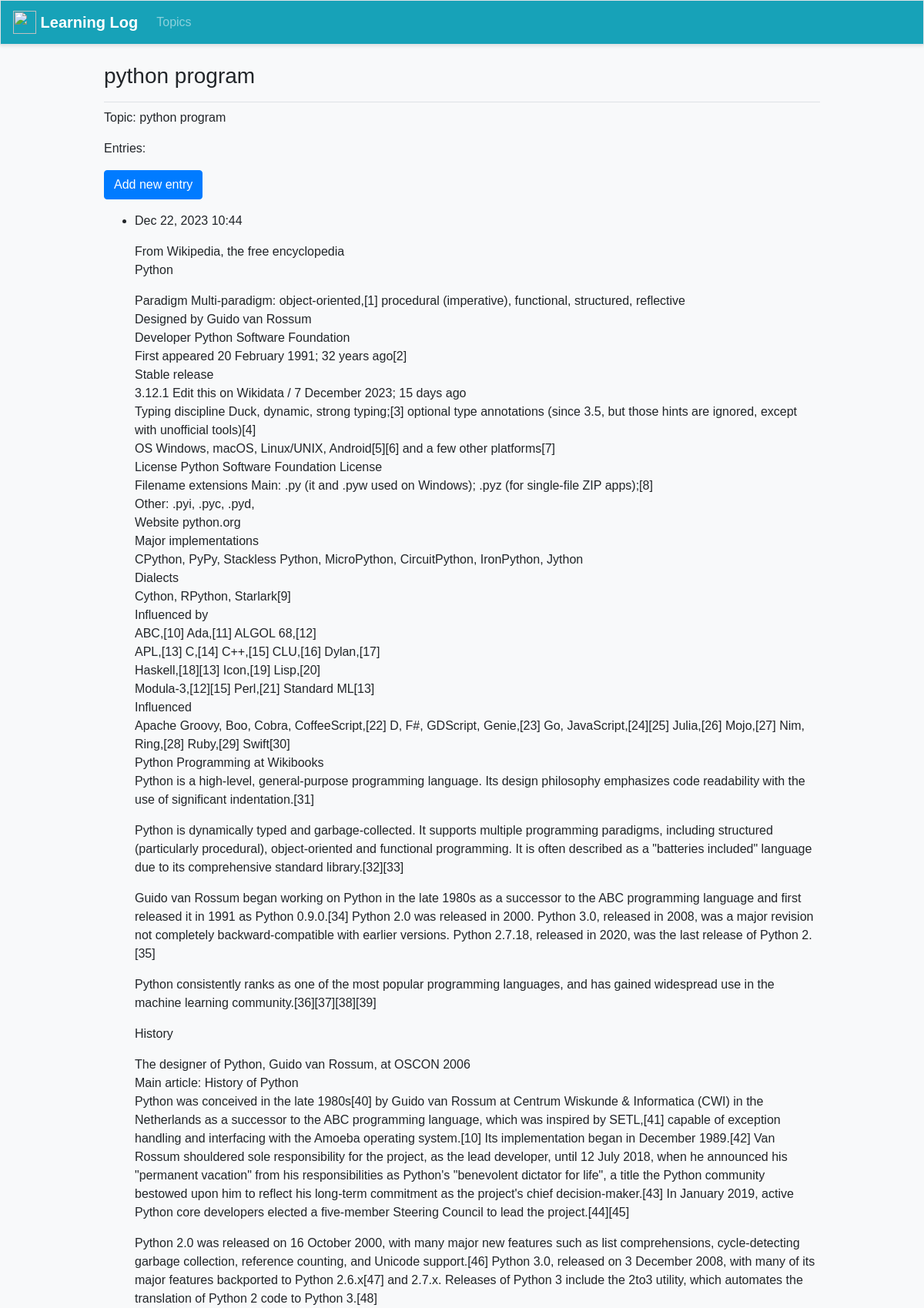
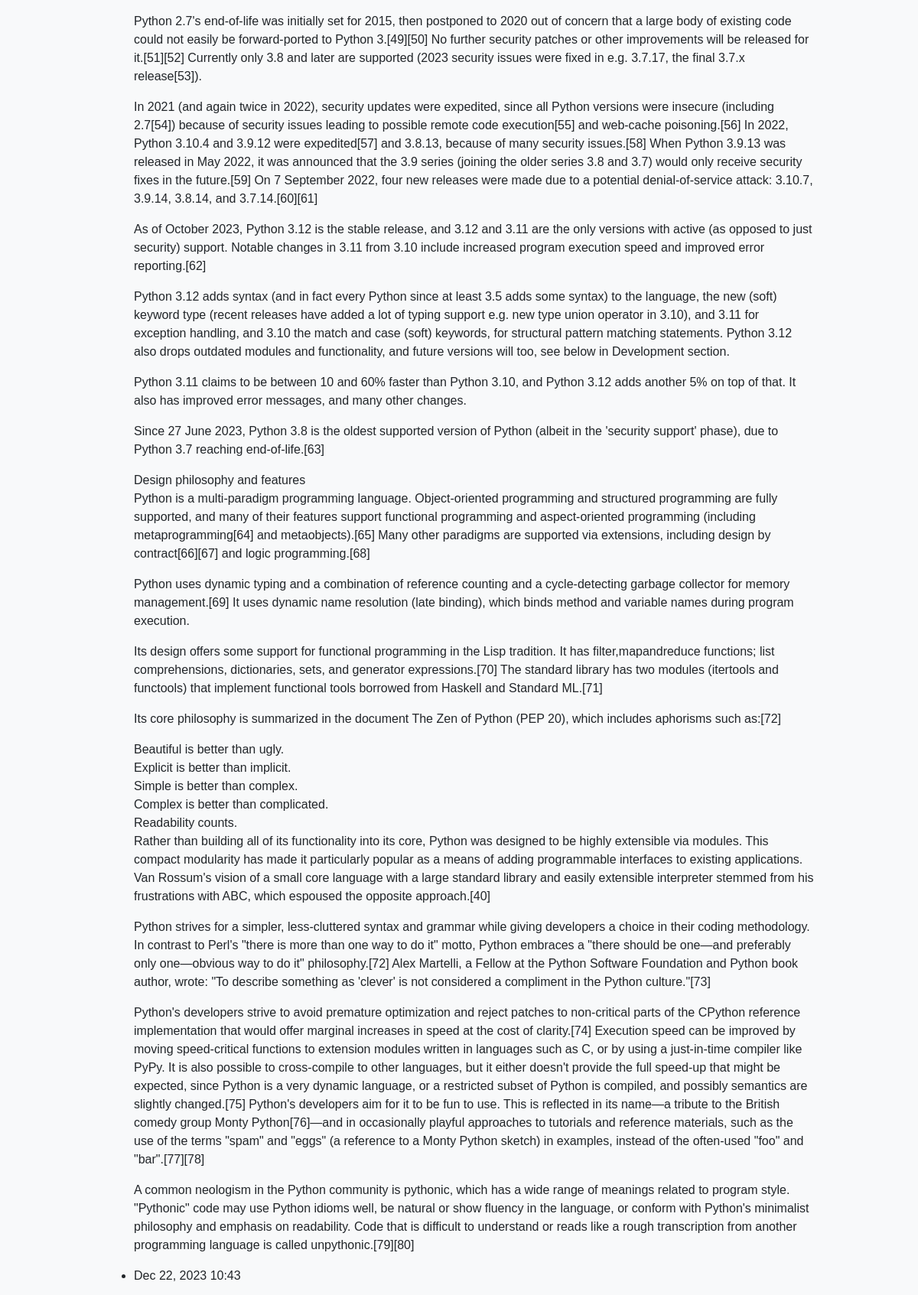
/topics/1/ (upper part), run on the app's committed database (2 pictures, top to bottom).
### learning_logs/models.py (models this page shows, shortened)
class Topic(models.Model):
    text = models.CharField(max_length=200)
    date_added = models.DateTimeField(auto_now_add=True)
    def __str__(self):
        return self.text

class Entry(models.Model):
    topic = models.ForeignKey(Topic, on_delete=models.CASCADE)
    text = models.TextField()
    date_added = models.DateTimeField(auto_now_add=True)
    class Meta:
        verbose_name_plural = 'entries'

### learning_logs/views.py (the view)
# urls.py: path('topics/<int:topic_id>/', views.topic, name='topic'),
def topic(request, topic_id):
    topic = Topic.objects.get(id=topic_id)
    entries = topic.entry_set.order_by('-date_added')
    context = {'topic': topic, 'entries': entries}
    return render(request, 'learning_logs/topic.html', context)

### learning_logs/templates/learning_logs/topic.html
{% extends 'learning_logs/base.html' %}
{% block page_header %}
    <h3>{{topic}}</h3>
{% endblock page_header %}
{% block content %}
    <p>Topic: {{ topic }}</p>
    <p>Entries:</p>
    <p>
        <a href="{% url 'learning_logs:new_entry' topic_id %}" class="btn btn-primary">
            Add new entry</a>
    </p>
    <ul>
        {% for entry in entries %}
            <li>
                <p>{{ entry.date_added| date:'M d, Y H:i' }}</p>
                <p>{{ entry.text | linebreaks }}</p>
            </li>
        {% empty %}
            <li>There are no entries for this topic yet.</li>
        {%endfor %}
    </ul>
{% endblock content %}

### learning_logs/templates/learning_logs/base.html (style rules this page uses)
body { font-family: Arial, sans-serif; background-color: #f8f9fa; }

### data on the page
Topic: text "python program"
Entry: date_added "Dec 22, 2023 10:44", text "From Wikipedia, the free encyclopedia Python Paradigm Multi-paradigm: object-oriented,[1] procedural (imperative), functional, structured, reflective Designed by Guido van Rossum Developer Python Software Foundation First appeared 20 February 1991; 32 years ago[2] Stable release 3.12.1 Edit this on Wikidata / 7 December 2023; 15 days ago Typing discipline Duck, dynamic, strong typing;[3] optional type annotations (since 3.5, but those hints are ignored, except with unofficial tools)[4] OS Windows, macOS, Linux/UNIX, Android[5][6] and a few other platforms[7] License Python Software Foundation License Filename extensions Main: .py (it and .pyw used on Windows); .pyz (for single-file ZIP…"
Entry: date_added "Dec 22, 2023 10:43"
